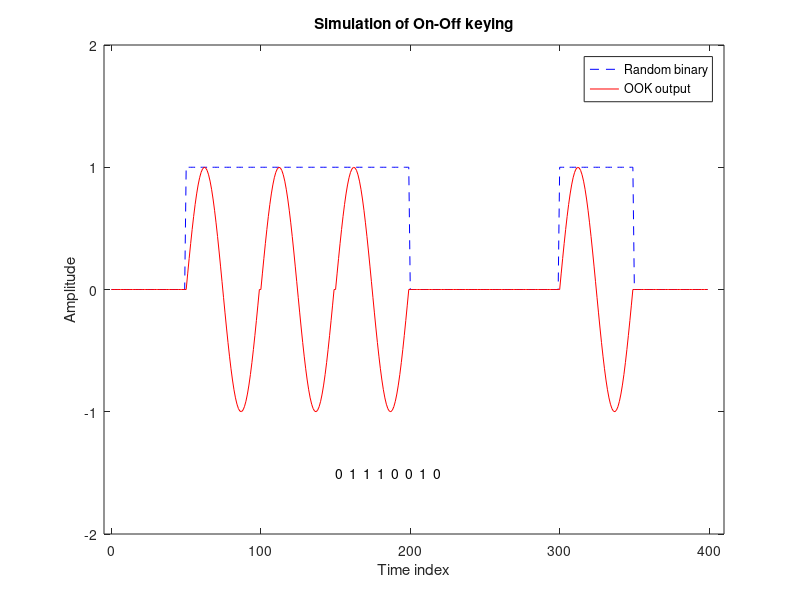

Write the MATLAB code that produced this figure.
clear all;
clf;
fc=5000;
t=linspace(0,1/5000,50);
ec=sin(2*pi*fc*t);
b=mod(randperm(8),2)
n=['The binary data is\t' num2str(b)];
n1=num2str(b)
ook=[];
bin=[];
for i=1:length(b)
    ook=[ook, b(i)*ec];
    bin=[bin, b(i)*ones(1,50)];
end
tm=[0:length(ook)-1];
plot(tm,bin,'b--');
axis([-5 length(bin)+10 0 2]);
hold on;
plot(tm,ook,'r');
axis([-5 length(tm)+10 -2 2]);
text(150,-1.5,n1);
hold off;
xlabel('Time index');
ylabel('Amplitude');

legend('Random binary','OOK output');
title('Simulation of On-Off keying');
